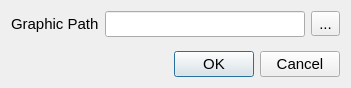
<?xml version="1.0" encoding="UTF-8"?>
<ui version="4.0">
 <class>DialogPreferences</class>
 <widget class="QDialog" name="DialogPreferences">
  <property name="geometry">
   <rect>
    <x>0</x>
    <y>0</y>
    <width>338</width>
    <height>88</height>
   </rect>
  </property>
  <property name="font">
   <font>
    <pointsize>11</pointsize>
   </font>
  </property>
  <property name="windowTitle">
   <string>Preferences</string>
  </property>
  <layout class="QGridLayout" name="gridLayout">
   <item row="2" column="1">
    <widget class="QDialogButtonBox" name="buttonBox">
     <property name="sizePolicy">
      <sizepolicy hsizetype="Preferred" vsizetype="Preferred">
       <horstretch>0</horstretch>
       <verstretch>0</verstretch>
      </sizepolicy>
     </property>
     <property name="font">
      <font>
       <weight>50</weight>
       <bold>false</bold>
      </font>
     </property>
     <property name="orientation">
      <enum>Qt::Horizontal</enum>
     </property>
     <property name="standardButtons">
      <set>QDialogButtonBox::Cancel|QDialogButtonBox::Ok</set>
     </property>
    </widget>
   </item>
   <item row="0" column="0" colspan="2">
    <layout class="QHBoxLayout" name="horizontalLayout">
     <item>
      <widget class="QLabel" name="label">
       <property name="font">
        <font>
         <pointsize>11</pointsize>
        </font>
       </property>
       <property name="text">
        <string>Graphic Path</string>
       </property>
      </widget>
     </item>
     <item>
      <widget class="QLineEdit" name="lineEditGraphicPath">
       <property name="minimumSize">
        <size>
         <width>200</width>
         <height>0</height>
        </size>
       </property>
      </widget>
     </item>
     <item>
      <widget class="QToolButton" name="toolButtonGraphicPath">
       <property name="text">
        <string>...</string>
       </property>
      </widget>
     </item>
    </layout>
   </item>
   <item row="1" column="1">
    <spacer name="verticalSpacer">
     <property name="orientation">
      <enum>Qt::Vertical</enum>
     </property>
     <property name="sizeHint" stdset="0">
      <size>
       <width>20</width>
       <height>40</height>
      </size>
     </property>
    </spacer>
   </item>
  </layout>
 </widget>
 <resources/>
 <connections>
  <connection>
   <sender>buttonBox</sender>
   <signal>accepted()</signal>
   <receiver>DialogPreferences</receiver>
   <slot>accept()</slot>
   <hints>
    <hint type="sourcelabel">
     <x>248</x>
     <y>254</y>
    </hint>
    <hint type="destinationlabel">
     <x>157</x>
     <y>274</y>
    </hint>
   </hints>
  </connection>
  <connection>
   <sender>buttonBox</sender>
   <signal>rejected()</signal>
   <receiver>DialogPreferences</receiver>
   <slot>reject()</slot>
   <hints>
    <hint type="sourcelabel">
     <x>316</x>
     <y>260</y>
    </hint>
    <hint type="destinationlabel">
     <x>286</x>
     <y>274</y>
    </hint>
   </hints>
  </connection>
  <connection>
   <sender>toolButtonGraphicPath</sender>
   <signal>clicked()</signal>
   <receiver>DialogPreferences</receiver>
   <slot>graphicsPathBrowse()</slot>
   <hints>
    <hint type="sourcelabel">
     <x>387</x>
     <y>36</y>
    </hint>
    <hint type="destinationlabel">
     <x>408</x>
     <y>51</y>
    </hint>
   </hints>
  </connection>
 </connections>
 <slots>
  <slot>graphicsPathBrowse()</slot>
 </slots>
</ui>
